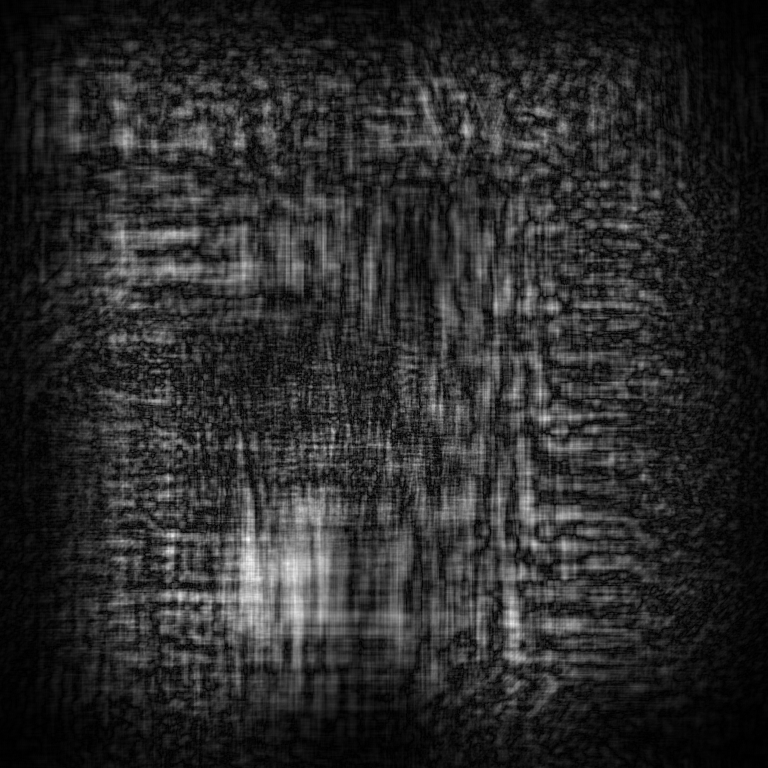
%> input picture WISH_test/1.png, 768 x 768 px
$ octave test.m   (GNU Octave 9; MATLAB toolbox functions it lacks are replaced by stand-ins)
%> lines starting %> are read from the running program, lines starting %| are printed output that depends on the picture
%设计不同平面显示不同图像的全息图
%%
clc;
clear
l = 1;
width = 1920;
height = 1080;
x = linspace(-1, 1, width);
y = linspace(-1, 1, height);
[X, Y] = meshgrid(x, y);
[theta, r] = cart2pol(X, Y);
phase = angle(exp(1i * l * theta));

% 保存相位图像
filename = 'vortex_phase_l1.png';
imwrite(uint8((phase + pi) * 255 / (2 * pi)), filename);

% 显示相位图像
figure;
imagesc(x, y, phase);
axis xy; axis equal; axis tight;
title('Phase of Vortex Beam (l=1)');
xlabel('x');
ylabel('y');
colormap('hsv');
colorbar;
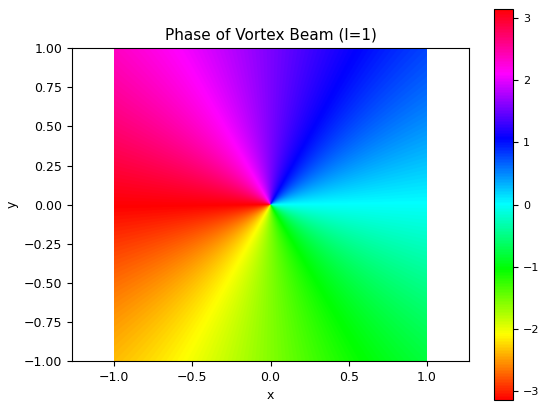
%> figure redrawn from the program's plot data

%%
clc;
clear
% 参数设置
lambda = 632.8e-9; % 光波波长（米）
k = 2 * pi / lambda; % 波数
SLM_size = [1024, 1024]; % SLM尺寸
pixel_size = 8e-6; % SLM像素大小（米）
z1 = 0.05; % 图像a的成像距离（米）
z2 = 0.07; % 图像b的成像距离（米）
num_iterations = 500; % 迭代次数

% 生成SLM网格
[x, y] = meshgrid(linspace(-SLM_size(2)/2, SLM_size(2)/2, SLM_size(2)), ...
                  linspace(-SLM_size(1)/2, SLM_size(1)/2, SLM_size(1)));
x = x * pixel_size;
y = y * pixel_size;

% 读取图像a（数字1）和图像b（数字2）的二值图像
img_a = im2double(imread('C:\Users\84056\Desktop\phase test\1.png')); % 确保图像大小与SLM一致
%> img_a: size 768x768x3 double; min 0, max 1, mean 0.165
img_b = im2double(imread('C:\Users\84056\Desktop\phase test\3.png')); % 确保图像大小与SLM一致
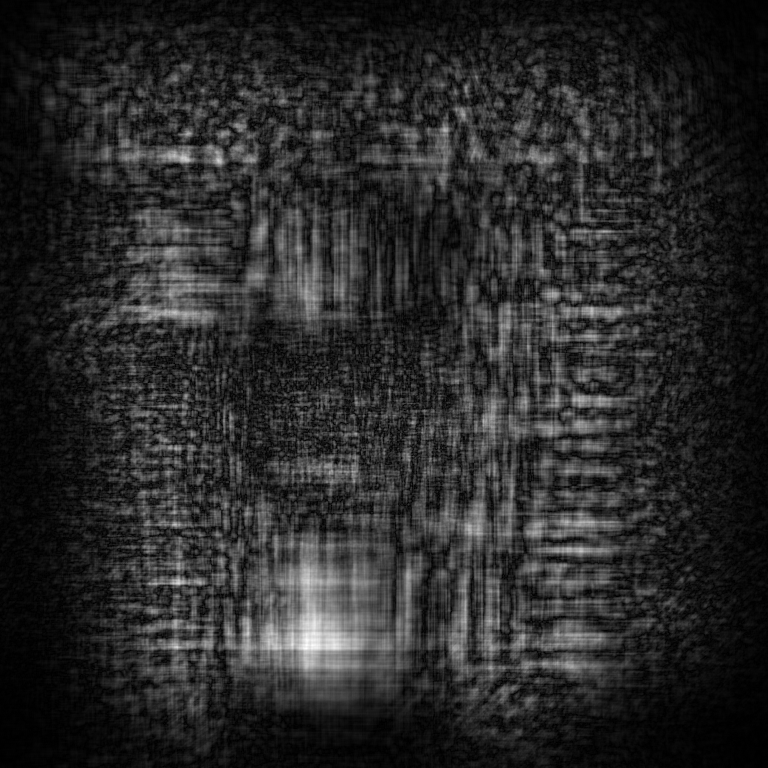
%> input picture WISH_test/3.png, 768 x 768 px
%> img_b: size 768x768x3 double; min 0, max 1, mean 0.16

% 将图像大小调整为SLM的大小
img_a = imresize(img_a, SLM_size);
%> img_a: size 1024x1024x3 double
img_b = imresize(img_b, SLM_size);
%> img_b: size 1024x1024x3 double

% 初始化相位
initial_phase = rand(SLM_size) * 2 * pi;
SLM_field = exp(1j * initial_phase);

% GS算法迭代
for iter = 1:num_iterations
    % 前向传播到z1
    E1 = prop(SLM_field, z1, lambda, pixel_size);
    % 应用目标约束
    E1 = img_a .* exp(1j * angle(E1));
    % 逆传播回SLM平面
    SLM_field_a = prop(E1, -z1, lambda, pixel_size);
% [44 lines not run here, left out]
function U_out = prop(U_in, z, lambda, pixel_size)
    [M, N] = size(U_in);
    k = 2 * pi / lambda;
    fx = (-N/2 : N/2-1) / (N * pixel_size);
    fy = (-M/2 : M/2-1) / (M * pixel_size);
    [FX, FY] = meshgrid(fx, fy);
    H = exp(1j * k * z * sqrt(1 - (lambda * FX).^2 - (lambda * FY).^2));
    H = fftshift(H);
%> (the run ends here)
